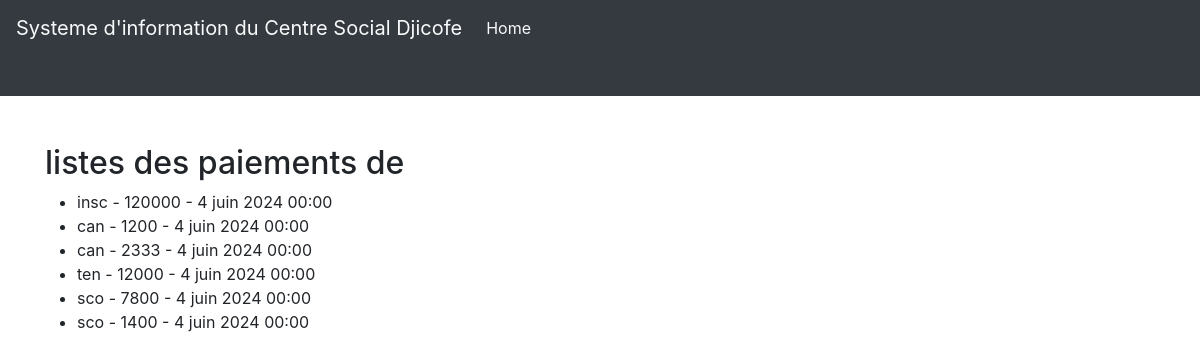
Screenshot of /homepage/students/5/payments/ with the database file from the repository.
### scuelo/models.py (models this page shows)
class Paiement(models.Model):
    causal = models.CharField(max_length=34, choices=CAUSUAL)
    montant = models.PositiveBigIntegerField()
    date_paiement = models.DateTimeField()
    note_paiement = models.CharField(max_length=200, blank=True)
    eleve_payment = models.ForeignKey(Eleve, on_delete=models.CASCADE,  default=1 )
    class Meta:
        verbose_name = 'Paiement'
        verbose_name_plural = 'Paiements'

### scuelo/views.py (the view)
# urls.py: path('students/<int:pk>/payments/', PaymentListView.as_view(), name='payment_list'),
class PaymentListView(ListView):
    model = Paiement
    template_name = 'scuelo/payment_list.html'
    context_object_name = 'payments'
    def get_queryset(self):
        student_id = self.kwargs.get('pk')
        return Paiement.objects.filter(eleve_payment_id=student_id)

### scuelo/templates/scuelo/paiement_list.html (shortened to what this page needs)
{% extends 'layout.html' %}
{% block header %}
<nav class="navbar navbar-expand-lg navbar-light bg-dark pb-5 mb-5 mt-9">
  <a class="navbar-brand text-light" href="{% url 'home' %}">Systeme d'information du Centre Social Djicofe</a>
  <div class="collapse navbar-collapse" id="navbarNav">
      <ul class="navbar-nav">
          <li class="nav-item active">
              <a class="nav-link text-light" href="{% url 'home' %}">Home <span class="sr-only">(current)</span></a>
          </li>
      </ul>
  </div>
</nav>
{% endblock header %}
{% block content %}
<div class="container">
  <h2>listes des paiements de  {{ student.nom }} {{ student.prenom }}</h2>
  <ul>
    {% for payment in payments %}
    <li>{{ payment.causal }} - {{ payment.montant }} - {{ payment.date_paiement }}</li>
    {% endfor %}
  </ul>
</div>
{% endblock %}

### rows the page displays
Paiement: causal "insc", montant "120000", date_paiement "4 juin 2024 00:00"
Paiement: causal "can", montant "1200", date_paiement "4 juin 2024 00:00"
Paiement: causal "can", montant "2333", date_paiement "4 juin 2024 00:00"
Paiement: causal "ten", montant "12000", date_paiement "4 juin 2024 00:00"
Paiement: causal "sco", montant "7800", date_paiement "4 juin 2024 00:00"
Paiement: causal "sco", montant "1400", date_paiement "4 juin 2024 00:00"
